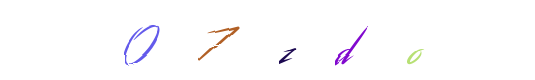
#> input picture data/train/07zdo-0.png, 535 x 80 px
$ python create_letter_dataset.py   (older library calls are emulated)
#> lines starting #> are read from the running program, lines starting #| are printed output that depends on the picture; after the words box and inside, x2 and y2 are one past the last pixel; in counts of white or black regions, pixels touching at a corner belong together
#> further down, img is the input picture: shape (80, 535, 3); mean B, G, R 253.2, 251.9, 252.7
### kmeans.py
import cv2
import numpy as np
import torch

def add_pos_channels(img, mode: str = "norm"):
    """
    img: numpy array (H, W, 3)
    mode: "norm" or "minus1to1"
    returns: numpy array (H, W, 5)
    """
    assert img.ndim == 3 and img.shape[2] == 3, "Expected (H, W, 3)"
    H, W, C = img.shape

    if mode == "norm":
        xs = np.linspace(0, 1, W, dtype=np.float32)
        ys = np.linspace(0, 1, H, dtype=np.float32)
    elif mode == "minus1to1":
        xs = np.linspace(-1, 1, W, dtype=np.float32)
        ys = np.linspace(-1, 1, H, dtype=np.float32)
    else:
        raise ValueError("mode must be 'norm' or 'minus1to1'")

    x_grid = np.tile(xs, (H, 1))
    y_grid = np.tile(ys[:, None], (1, W))

    white_mask = (img == 255).all(axis=2)
    x_grid[white_mask] = 0
    y_grid[white_mask] = 0

    out = np.dstack([img, x_grid, y_grid])
    return out


def kmeans(img, k):
  # img = cv2.imread("data/train/zdfvcb-0.png")
#> called with k = 6
  img = np.array(img)
  img = cv2.cvtColor(img, cv2.COLOR_BGR2RGB)

  alpha = 1  # Increase contrast
  beta = 10     # No change in brightness

  # Apply the transformation
  img = cv2.convertScaleAbs(img, alpha=alpha, beta=beta)


  # kernel = np.ones((3, 3), np.float32) / 9 # Example 5x5 averaging kernel
  # img = cv2.filter2D(img, -1, kernel) # -1 means output image depth is same as input
  # img = cv2.morphologyEx(img, cv2.MORPH_CLOSE, kernel)
  kernel = np.array([[-1, -1, -1],
                    [-1,  8, -1],
                    [-1, -1, -1]])
  kernel = np.ones((3, 3), np.uint8)
  # img = cv2.erode(img, kernel, iterations=1)
  # Apply the filter
  # high = cv2.filter2D(img, -1, kernel)
  high = cv2.Laplacian(cv2.cvtColor(img, cv2.COLOR_RGB2GRAY), ddepth=cv2.CV_16S, ksize=1)
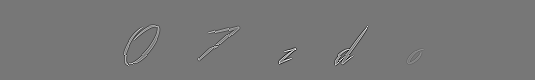
#> high: shape (80, 535) int16; min -445, max 504, mean 0; drawn with min black and max white
  # img[high != 0] = 255
  # img = cv2.dilate(img, kernel, iterations=1)

  # img = cv2.morphologyEx(img, cv2.MORPH_CLOSE, kernel)
  kernel = np.ones((3, 3), np.uint8)
  # img = cv2.erode(img, kernel, iterations=1)
  img = add_pos_channels(img)
#> in add_pos_channels, `white_mask = (img == 255).all(axis=2)`:
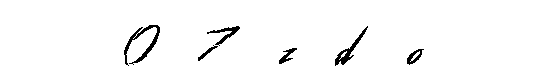
#> white_mask: shape (80, 535) bool; 97.5% white; 6 black regions, box (x1, y1, x2, y2) and area: (124, 25, 160, 66) 359, (335, 26, 368, 66) 255, (207, 26, 240, 46) 178, (407, 49, 424, 65) 114, (279, 48, 297, 64) 107, (198, 45, 218, 61) 73
  pixel_vals = img.reshape((-1, 5))
  pixel_vals = np.float32(pixel_vals)

  criteria = (cv2.TERM_CRITERIA_EPS + cv2.TERM_CRITERIA_MAX_ITER, 100, 0.01)


  retval, labels, centers = cv2.kmeans(pixel_vals, k, None, criteria, 10, cv2.KMEANS_PP_CENTERS)
#> retval = 1622273.3; centers = [[254.9, 254.9, 255, 0.00237, 0.00288], [180.9, 159.4, 241.7, 0.417, 0.585], [191.1, 114.3, 59.39, 0.412, 0.493], [211.9, 217.3, 149.5, 0.628, 0.611], [49.4, 31.4, 99.73, 0.536, 0.706], [127.5, 73.16, 231.3, 0.443, 0.594]]

  labels = labels.flatten().reshape((img.shape[0], img.shape[1]))
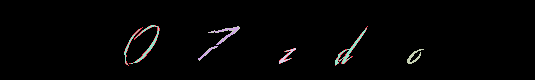
#> labels: shape (80, 535) int32; 6 distinct labels, from 0 to 5; one colour per label, 0 black

  centers = centers[:,:3]
#> centers = [[254.9, 254.9, 255], [180.9, 159.4, 241.7], [191.1, 114.3, 59.39], [211.9, 217.3, 149.5], [49.4, 31.4, 99.73], [127.5, 73.16, 231.3]]

  return labels, centers

  # [17 lines of commented-out code are left out]

# [47 lines left out: function getSegmentedImages, not called in this run]


# [12 lines that do not run on import are left out]

# kmeans("a")
#

### create_letter_dataset.py
import os, csv, pathlib
from kmeans import kmeans
import cv2
import numpy as np

split = "train"
DATA_DIR = f"./data/{split}"  # <- change this to your folder
DEST_DIR = f"./data_letter/{split}"
rows = []
for root,_,files in os.walk(DATA_DIR):
    for f in files:
        if f.lower().endswith((".png",)):
            img = cv2.imread(f"{DATA_DIR}/{f}")
            k = len(f) - 6 + 1
            labels, centers = kmeans(img, k)

            cols = []
            for col in range(k):
              idxs = []
              for row in labels:
                for i, x in enumerate(row):
                  if x == col:
                    idxs.append(i)

              cols.append((sum(idxs) / len(idxs), col))

            cols.sort()

            running_i = 0
            for i, col_info in enumerate(cols):
              x, col = col_info
              if col == labels[0][0]:
                continue


              centers_tmp = np.array([[255, 255, 255] for i in range(k)])
              centers_tmp[col] = centers[col]

              res = centers_tmp[labels]

              l = max(0, round(x) - 40)
              r = min(res.shape[1] - 1, l + 80)
              l = r - 80
              res = res[:,l : r]
              # print(res)
              # print(x)
              res = np.float32(res)
              res = cv2.cvtColor(res, cv2.COLOR_RGB2GRAY)
              res = np.uint8(res)


              th = cv2.adaptiveThreshold(res, 255, cv2.ADAPTIVE_THRESH_MEAN_C, cv2.THRESH_BINARY, 17, 2)

              cv2.imwrite(f"{DEST_DIR}/{len(rows)}.png", th)

              rows.append([f"{DEST_DIR}/{len(rows)}.png", f[running_i]])
              running_i += 1
              if f[running_i] == '(':
                print(f)
#> this loop made 6 passes
#> pass 1, `res = centers_tmp[labels]`:
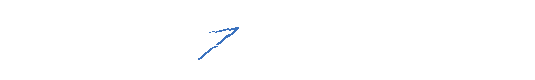
#> res: shape (80, 535, 3) int64; mean of channels 0, 1, 2 254.8, 254.5, 254.3; drawn as B, G, R
#> pass 1, `res = res[:,l : r]`:
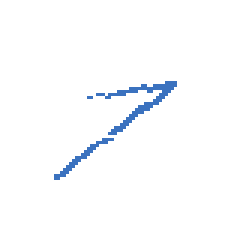
#> res: shape (80, 80, 3) int64 (shown 3 times larger); mean of channels 0, 1, 2 253.5, 251.7, 250.4; drawn as B, G, R
#> pass 1, `res = cv2.cvtColor(res, cv2.COLOR_RGB2GRAY)`:
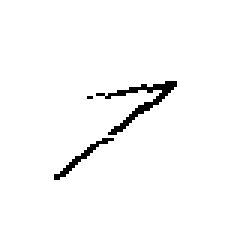
#> res: shape (80, 80) float32 (shown 3 times larger); values 130.8 (black) and 255 (white), 97.7% white; black in thin lines or dots, all inside (x1, y1, x2, y2) = (18, 27, 59, 60)
#> after the loop: res: shape (80, 80); every value is 255
#> after the loop, rows = [['./data_letter/train/0.png', '0'], ['./data_letter/train/1.png', '7'], ['./data_letter/train/2.png', 'z'], ['./data_letter/train/3.png', 'd'], ['./data_letter/train/4.png', 'o']]; running_i = 5


with open(f"{DEST_DIR}/labels.csv","w",newline="") as fp:
    w=csv.writer(fp); w.writerows(rows)
print("Wrote labels.csv:", len(rows))
#| Wrote labels.csv: 5

$ run again, on data/train/0tzo25-0.png
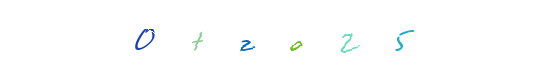
#> input picture data/train/0tzo25-0.png, 550 x 80 px
#> img is the input picture: shape (80, 550, 3); mean B, G, R 254.1, 254, 253.1
#> white_mask: shape (80, 550) bool; 98.6% white; black in thin lines or dots, all inside (x1, y1, x2, y2) = (135, 29, 415, 53)
#> in kmeans, `retval, labels, centers = cv2.kmeans(pixel_vals, k, None, criteria, 10..`: retval = 518355.7; centers = [[255, 255, 255, 0.00108, 0.00116], [121.6, 157.3, 221.2, 0.321, 0.515], [134.1, 224.4, 192, 0.558, 0.531], [193.6, 233.1, 228.1, 0.507, 0.536], [38.1, 95.8, 196, 0.321, 0.514], [131.9, 203.5, 63.02, 0.539, 0.579], [50.46, 181, 210.7, 0.688, 0.511]]
#> in kmeans, `labels = labels.flatten().reshape((img.shape[0], img.shape[1]))`:
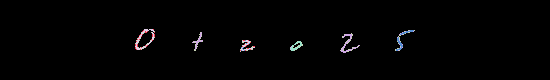
#> labels: shape (80, 550) int32; 7 distinct labels, from 0 to 6; one colour per label, 0 black
#> in kmeans, `centers = centers[:,:3]`: centers = [[255, 255, 255], [121.6, 157.3, 221.2], [134.1, 224.4, 192], [193.6, 233.1, 228.1], [38.1, 95.8, 196], [131.9, 203.5, 63.02], [50.46, 181, 210.7]]
#> after the loop `for i, col_info in enumerate(cols):`:
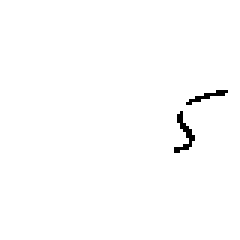
#> res: shape (80, 80) (shown 3 times larger); values 144 (black) and 255 (white), 99.1% white; black in thin lines or dots, all inside (x1, y1, x2, y2) = (58, 30, 76, 51)
#> after the loop `for i, col_info in enumerate(cols):`: rows = [['./data_letter/train/0.png', '0'], ['./data_letter/train/1.png', 't'], ['./data_letter/train/2.png', 'z'], ['./data_letter/train/3.png', 'o'], ['./data_letter/train/4.png', '2'], ['./data_letter/train/5.png', '5']]; running_i = 6
